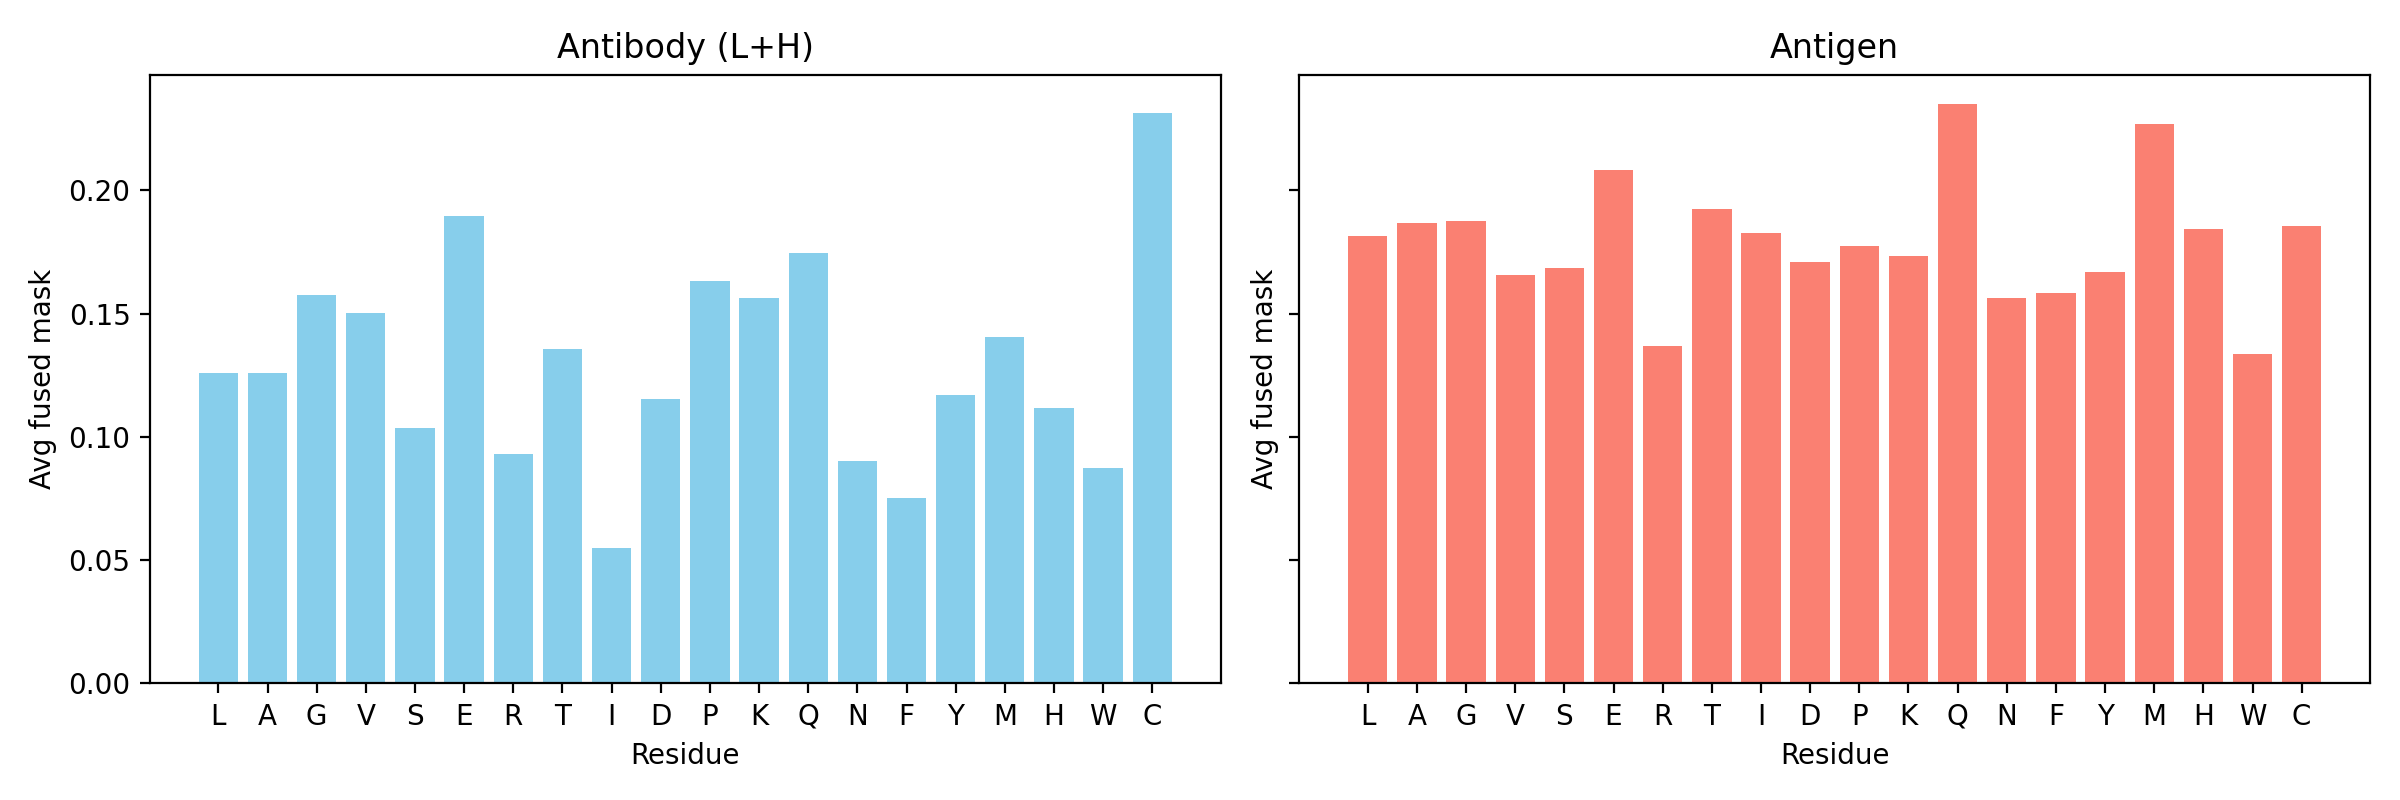

This figure's Python source:
import argparse
from pathlib import Path
from typing import Dict, List, Optional
import numpy as np
import pandas as pd
import matplotlib.pyplot as plt

# ---------- load & normalize ----------

def load_mask_csv(path: Path) -> np.ndarray:
    df = pd.read_csv(path)
    cols = {c.lower(): c for c in df.columns}
    if "mask" in cols:
        return df[cols["mask"]].to_numpy(dtype=np.float32).reshape(-1)
    if df.shape[1] == 2 and "token_idx" in cols:
        other = [c for c in df.columns if c.lower() != "token_idx"][0]
        return df[other].to_numpy(dtype=np.float32).reshape(-1)
    if df.shape[1] == 1:
        return df.iloc[:, 0].to_numpy(dtype=np.float32).reshape(-1)
    raise ValueError(f"{path.name}: cannot infer mask column from {list(df.columns)}")

def norm_basic(x: np.ndarray, how: str, p_lo: float, p_hi: float) -> np.ndarray:
    if x.size == 0: return x.astype(np.float32)
    if how == "none": return x.astype(np.float32)
    if how == "minmax":
        lo, hi = np.min(x), np.max(x)
    elif how == "percentile":
        lo, hi = np.percentile(x, [p_lo, p_hi])
    else:
        raise ValueError(how)
    if not np.isfinite(lo) or not np.isfinite(hi) or hi <= lo:
        return np.zeros_like(x, dtype=np.float32)
    y = (x - lo) / (hi - lo)
    return np.clip(y, 0, 1).astype(np.float32)

def final_normalize(vec: np.ndarray, how: str, p_lo: float, p_hi: float, gamma: float) -> np.ndarray:
    v = norm_basic(vec, how, p_lo, p_hi)
    if gamma != 1.0: v = np.power(v, float(gamma))
    return v.astype(np.float32)

# ---------- fusion helpers ----------

def fuse_topk_mean(mats: np.ndarray, k: int) -> np.ndarray:
    k = max(1, min(k, mats.shape[0]))
    part = np.partition(mats, -k, axis=0)[-k:]
    return part.mean(axis=0)

def fuse_mean(mats: np.ndarray) -> np.ndarray:
    return mats.mean(axis=0)

def fuse_max(mats: np.ndarray) -> np.ndarray:
    return mats.max(axis=0)

# ---------- map & token ----------

def id2aa_true_map() -> Dict[int, str]:
    return {
        0:"CLS", 1:"PAD", 2:"EOS", 3:"UNK",
        4:"L",5:"A",6:"G",7:"V",8:"S",9:"E",10:"R",11:"T",12:"I",
        13:"D",14:"P",15:"K",16:"Q",17:"N",18:"F",19:"Y",20:"M",
        21:"H",22:"W",23:"C",24:"X",25:"B",26:"U",27:"Z",28:"O",29:".",30:"-"
    }

def tokens_to_aa1(ids: np.ndarray, id2aa: Dict[int,str]) -> np.ndarray:
    return np.array([id2aa.get(int(t), "UNK") for t in ids], dtype=object)

# ---------- mask discovery ----------

def build_exact_sequence(mask_dir: Path, pdbid: str) -> List[Path]:
    pid = pdbid.lower()
    def first(pat: str) -> Optional[Path]:
        hits = sorted(Path(mask_dir).glob(pat))
        return hits[0] if hits else None
    seq=[]
    def add(p: Optional[Path], label:str):
        if p is None: print(f"[WARN] {pdbid}: missing {label}")
        else: seq.append(p)
    add(first(f"mc_model.cg_model.core_model.attn_dym.0__{pid}.csv"),"core_model.attn_dym.0")
    add(first(f"mc_model.cg_model.core_model.ffn_dym.0__{pid}.csv"),"core_model.ffn_dym.0")
    add(first(f"mc_model.cg_model.fc_dym__{pid}.csv"),"cg_model.fc_dym")
    for i in range(12):
        add(first(f"mc_model.cg_model.gnn_dym.{i}__{pid}.csv"),f"cg_model.gnn_dym.{i}")
        add(first(f"mc_model.cg_model.ffn_dym.{i}__{pid}.csv"),f"cg_model.ffn_dym.{i}")
    for i in range(6):
        add(first(f"mc_model.row_dym.{i}__{pid}.csv"),f"row_dym.{i}")
        add(first(f"mc_model.ffn_dym.{i}__{pid}.csv"),f"ffn_dym.{i}")
    return seq

# ---------- main ----------

def main():
    ap=argparse.ArgumentParser(description="Fuse DyM masks per structure and separate antibody vs antigen averages.")
    ap.add_argument("--seq-npz",required=True,type=Path)
    ap.add_argument("--mask-dir",required=True,type=Path)
    ap.add_argument("--fusion",choices=["topk_mean","mean","max"],default="topk_mean")
    ap.add_argument("--k-top",type=int,default=5)
    ap.add_argument("--norm",choices=["none","minmax","percentile"],default="percentile")
    ap.add_argument("--p-lo",type=float,default=5)
    ap.add_argument("--p-hi",type=float,default=99)
    ap.add_argument("--final-norm",choices=["none","minmax","percentile"],default="percentile")
    ap.add_argument("--final-p-lo",type=float,default=5)
    ap.add_argument("--final-p-hi",type=float,default=99)
    ap.add_argument("--gamma",type=float,default=1.0)
    ap.add_argument("--plot-out",required=True,type=Path)
    ap.add_argument("--csv-out",type=Path,default=None)
    args=ap.parse_args()

    z=np.load(args.seq_npz,allow_pickle=True)
    id2aa=id2aa_true_map()
    canon=["L","A","G","V","S","E","R","T","I","D","P","K","Q","N","F","Y","M","H","W","C"]

    all_aa_antibody=[]
    all_val_antibody=[]
    all_aa_antigen=[]
    all_val_antigen=[]
    used_pdb=0

    for pdbid in z.files:
        arr=z[pdbid]
        tokens=arr[0]
        aa1=tokens_to_aa1(tokens,id2aa)
        eocs=np.where(tokens==24)[0]
        if len(eocs)<2:
            print(f"[WARN] {pdbid}: cannot find EOCs (need ≥2); skip.")
            continue
        Ls,Lh,Lg=eocs[0],eocs[1],len(tokens)
        chain_spans={"Lchain":(0,Ls),"Hchain":(Ls+1,Lh),"Antigen":(Lh+1,Lg)}
        mask_paths=build_exact_sequence(args.mask_dir,pdbid)
        mats=[]
        for p in mask_paths:
            s=load_mask_csv(p)
            if s.shape[0]!=tokens.shape[0]:
                print(f"[WARN] {pdbid}: {p.name} mismatch; skip.")
                continue
            v=s.copy()
            mask=(tokens>=4)&(tokens<=23)
            v[mask]=norm_basic(v[mask],args.norm,args.p_lo,args.p_hi)
            mats.append(v)
        if not mats: continue
        M=np.stack(mats,axis=0)
        if args.fusion=="topk_mean": fused=fuse_topk_mean(M,args.k_top)
        elif args.fusion=="mean": fused=fuse_mean(M)
        else: fused=fuse_max(M)
        fused=final_normalize(fused,args.final_norm,args.final_p_lo,args.final_p_hi,args.gamma)
        used_pdb+=1
        # collect by group
        for cname,(start,end) in chain_spans.items():
            is_res=np.isin(aa1[start:end],canon)
            aa_seg=aa1[start:end][is_res]
            val_seg=fused[start:end][is_res]
            if "Antigen" in cname:
                all_aa_antigen.append(aa_seg)
                all_val_antigen.append(val_seg)
            else:
                all_aa_antibody.append(aa_seg)
                all_val_antibody.append(val_seg)

    def avg_df(aa_list,val_list):
        aa=np.concatenate(aa_list)
        vals=np.concatenate(val_list).astype(float)
        df=pd.DataFrame({"aa":aa,"score":vals})
        df=df.groupby("aa",as_index=False)["score"].mean()
        df["order"]=df["aa"].apply(lambda x: canon.index(x) if x in canon else 999)
        return df.sort_values("order")

    df_ab=avg_df(all_aa_antibody,all_val_antibody)
    df_ag=avg_df(all_aa_antigen,all_val_antigen)
    if args.csv_out:
        out=pd.concat([
            df_ab.assign(group="Antibody"),
            df_ag.assign(group="Antigen")
        ])
        out.to_csv(args.csv_out,index=False)
        print(f"[OK] CSV saved → {args.csv_out}")

    fig,axs=plt.subplots(1,2,figsize=(12,4),sharey=True)
    axs[0].bar(df_ab["aa"],df_ab["score"],color="skyblue")
    axs[0].set_title("Antibody (L+H)")
    axs[1].bar(df_ag["aa"],df_ag["score"],color="salmon")
    axs[1].set_title("Antigen")
    for ax in axs:
        ax.set_xlabel("Residue")
        ax.set_ylabel("Avg fused mask")
    plt.tight_layout()
    args.plot_out.parent.mkdir(parents=True,exist_ok=True)
    plt.savefig(args.plot_out,dpi=200)
    plt.close()
    print(f"[OK] Processed {used_pdb} PDBs. Plot → {args.plot_out}")

if __name__=="__main__":
    main()
